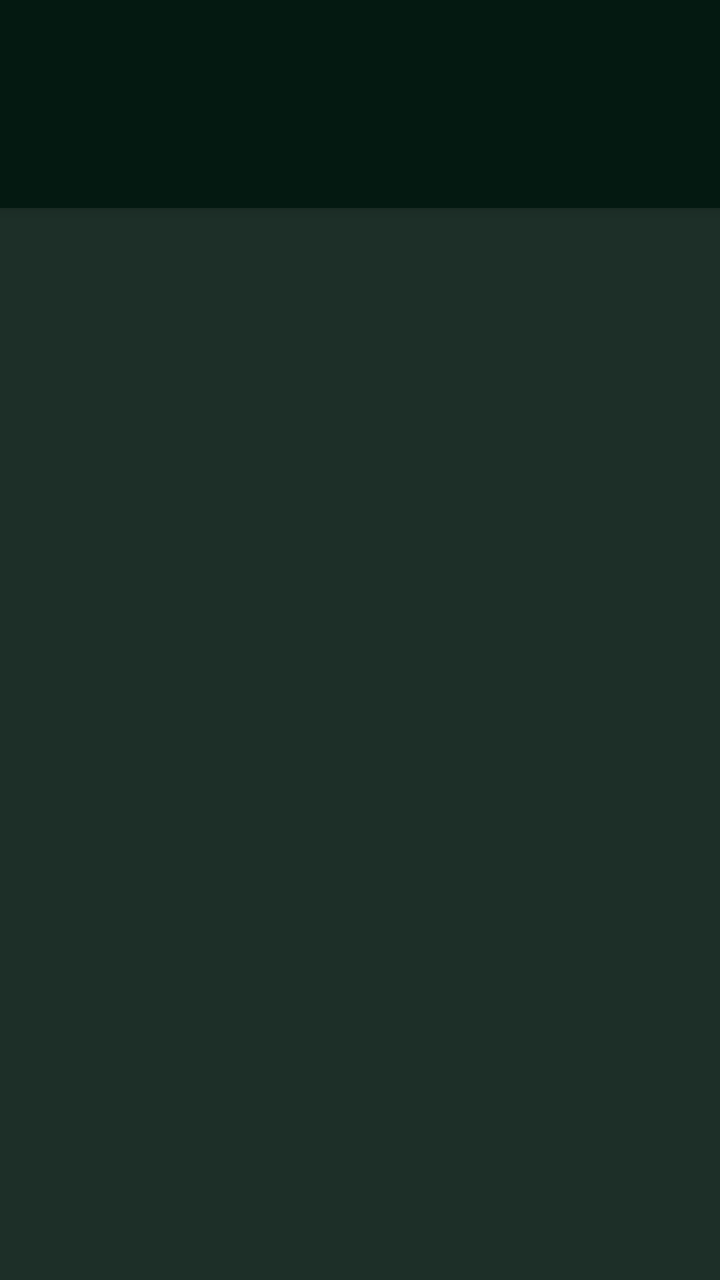
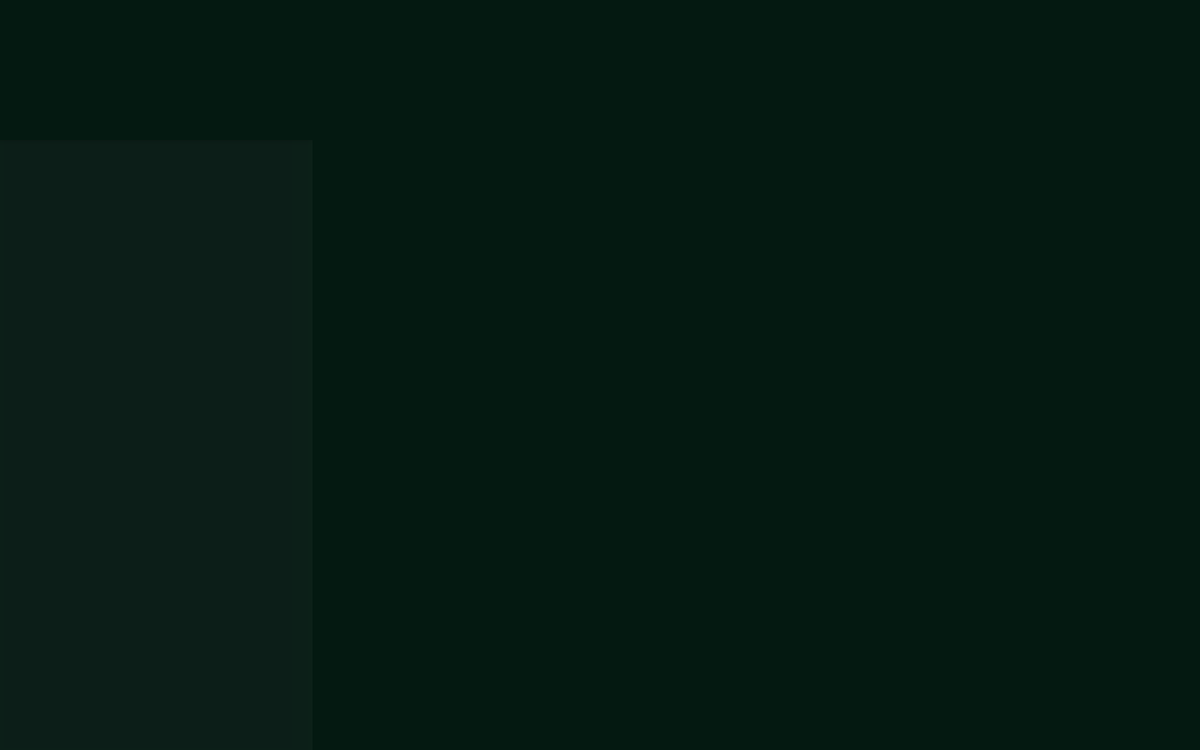

First picture: res/layout/ on a phone held upright. Second picture: the repository's own variant of that layout, on a device whose configuration matches the variant's folder. Source for both follows.
<!-- AndroidManifest.xml: activity theme AppTheme.NoActionBar -->
<!-- res/layout/activity_main.xml -->
<?xml version="1.0" encoding="utf-8"?>
<android.support.design.widget.CoordinatorLayout xmlns:android="http://schemas.android.com/apk/res/android"
    xmlns:app="http://schemas.android.com/apk/res-auto"
    xmlns:tools="http://schemas.android.com/tools"
    android:id="@+id/main_content"
    android:layout_width="match_parent"
    android:layout_height="match_parent"
    android:fitsSystemWindows="true"
    android:background="#1d2f28"
    tools:context="com.example.hp.popmovies.MainActivity">

    <android.support.design.widget.AppBarLayout
        android:id="@+id/appbar"
        android:layout_width="match_parent"
        android:layout_height="wrap_content"
        android:theme="@style/AppTheme.AppBarOverlay">

        <android.support.v7.widget.Toolbar
            android:id="@+id/toolbar"
            android:layout_width="wrap_content"
            android:layout_height="?attr/actionBarSize"
            android:background="?attr/colorPrimary"
            app:popupTheme="@style/AppTheme.PopupOverlay"
            >
            <RelativeLayout
                android:layout_width="match_parent"
                android:layout_height="match_parent">
                <TextView
                    android:layout_width="wrap_content"
                    android:layout_height="match_parent"
                    android:id="@+id/app_title"
                    android:layout_centerVertical="true"
                    android:layout_marginTop="20dp"
                    android:layout_marginLeft="8dp"
                    android:textSize="20sp"
                    android:textColor="@color/colorAccent"/>
            </RelativeLayout>
        </android.support.v7.widget.Toolbar>

        <android.support.design.widget.TabLayout
            style="@style/Base.Widget.Design.TabLayout"
            android:id="@+id/tabs"
            android:layout_width="match_parent"
            android:layout_height="wrap_content"
            app:tabMode="fixed"
            app:tabGravity="fill"
           />

    </android.support.design.widget.AppBarLayout>

    <android.support.v4.view.ViewPager
        android:id="@+id/container"
        android:layout_width="match_parent"
        android:layout_height="match_parent"
        app:layout_behavior="@string/appbar_scrolling_view_behavior" />

</android.support.design.widget.CoordinatorLayout>
<!-- resources referenced by this layout -->
<resources>
  <color name="colorAccent">#FF7F50</color>
  <style name="AppTheme.AppBarOverlay" parent="ThemeOverlay.AppCompat.Dark.ActionBar" />
  <style name="AppTheme.PopupOverlay" parent="ThemeOverlay.AppCompat.Light" />
  <style name="Base.Widget.Design.TabLayout" parent="android:Widget">
          <item name="tabIndicatorColor">@color/colorAccent</item>
          <item name="tabIndicatorHeight">2dp</item>
          <item name="tabPaddingStart">0dp</item>
          <item name="tabPaddingEnd">0dp</item>
          <item name="tabBackground">?attr/selectableItemBackground</item>
          <item name="tabTextAppearance">@style/AppTheme.TextAppearance.Design.Tab</item>
          <item name="tabSelectedTextColor">?android:textColorPrimary</item>
      </style>
  <!-- from res/values-v21/ -->
  <style name="AppTheme.NoActionBar">
          <item name="windowActionBar">false</item>
          <item name="windowNoTitle">true</item>
          <item name="android:windowDrawsSystemBarBackgrounds">true</item>
          <item name="colorPrimary">@color/colorPrimary</item>
          <item name="colorPrimaryDark">@color/colorPrimaryDark</item>
          <item name="colorAccent">@color/colorAccent</item>
          <item name="android:statusBarColor">@color/colorPrimaryDark</item>
      </style>
  <style name="AppTheme.TextAppearance.Design.Tab" parent="TextAppearance.AppCompat.Button">
          <item name="android:textColor">?android:textColorSecondary</item>
          <item name="textAllCaps">false</item>
      </style>
  <color name="colorPrimary">#041911</color>
  <color name="colorPrimaryDark">#00160D</color>
</resources>
<!-- res/layout-w900dp/activity_main.xml (the repository's variant of the layout above) -->
<!-- drawn on a 7-inch tablet turned sideways -->
<?xml version="1.0" encoding="utf-8"?>
<LinearLayout xmlns:android="http://schemas.android.com/apk/res/android"
    xmlns:tools="http://schemas.android.com/tools"
    android:orientation="horizontal" android:layout_width="match_parent"
    android:layout_height="match_parent"
    android:fitsSystemWindows="true"
    android:background="@color/colorPrimary"
    tools:context="com.example.hp.popmovies.MainActivity">
    <android.support.design.widget.CoordinatorLayout xmlns:android="http://schemas.android.com/apk/res/android"
        xmlns:app="http://schemas.android.com/apk/res-auto"
        android:layout_width="250dp"
        android:layout_height="match_parent"
        android:id="@+id/main_content"
        android:background="#551d2f28"
        android:elevation="10dp"
        >

        <android.support.design.widget.AppBarLayout
            android:id="@+id/appbar"
            android:layout_width="match_parent"
            android:layout_height="wrap_content"
            android:theme="@style/AppTheme.AppBarOverlay">

            <android.support.v7.widget.Toolbar
                android:id="@+id/toolbar"
                android:layout_width="wrap_content"
                android:layout_height="?attr/actionBarSize"
                android:background="?attr/colorPrimary"
                app:popupTheme="@style/AppTheme.PopupOverlay"
                >
                <RelativeLayout
                    android:layout_width="match_parent"
                    android:layout_height="match_parent">
                    <TextView
                        android:layout_width="wrap_content"
                        android:layout_height="match_parent"
                        android:id="@+id/app_title"
                        android:layout_centerVertical="true"
                        android:layout_marginTop="20dp"
                        android:layout_marginLeft="8dp"
                        android:textSize="20sp"
                        android:textColor="@color/colorAccent"/>
                </RelativeLayout>
            </android.support.v7.widget.Toolbar>

            <android.support.design.widget.TabLayout
                style="@style/Base.Widget.Design.TabLayout"
                android:id="@+id/tabs"
                android:layout_width="match_parent"
                android:layout_height="wrap_content"
                app:tabMode="fixed"
                app:tabGravity="fill"
                />

        </android.support.design.widget.AppBarLayout>

        <android.support.v4.view.ViewPager
            android:id="@+id/container"
            android:layout_width="match_parent"
            android:layout_height="match_parent"
            app:layout_behavior="@string/appbar_scrolling_view_behavior" />

    </android.support.design.widget.CoordinatorLayout>

    <FrameLayout
        android:id="@+id/movie_detail_container"
        android:layout_width="0dp"
        android:layout_height="match_parent"
        android:layout_weight="3" />

</LinearLayout>
<!-- resources referenced by the variant -->
<!-- as a 7-inch tablet turned sideways resolves them -->
<resources>
  <color name="colorAccent">#FF7F50</color>
  <color name="colorPrimary">#041911</color>
  <style name="AppTheme.AppBarOverlay" parent="ThemeOverlay.AppCompat.Dark.ActionBar" />
  <style name="AppTheme.PopupOverlay" parent="ThemeOverlay.AppCompat.Light" />
  <style name="Base.Widget.Design.TabLayout" parent="android:Widget">
          <item name="tabIndicatorColor">@color/colorAccent</item>
          <item name="tabIndicatorHeight">2dp</item>
          <item name="tabPaddingStart">0dp</item>
          <item name="tabPaddingEnd">0dp</item>
          <item name="tabBackground">?attr/selectableItemBackground</item>
          <item name="tabTextAppearance">@style/AppTheme.TextAppearance.Design.Tab</item>
          <item name="tabSelectedTextColor">?android:textColorPrimary</item>
      </style>
  <!-- from res/values-v21/ -->
  <style name="AppTheme.NoActionBar">
          <item name="windowActionBar">false</item>
          <item name="windowNoTitle">true</item>
          <item name="android:windowDrawsSystemBarBackgrounds">true</item>
          <item name="colorPrimary">@color/colorPrimary</item>
          <item name="colorPrimaryDark">@color/colorPrimaryDark</item>
          <item name="colorAccent">@color/colorAccent</item>
          <item name="android:statusBarColor">@color/colorPrimaryDark</item>
      </style>
  <style name="AppTheme.TextAppearance.Design.Tab" parent="TextAppearance.AppCompat.Button">
          <item name="android:textColor">?android:textColorSecondary</item>
          <item name="textAllCaps">false</item>
      </style>
  <color name="colorPrimaryDark">#00160D</color>
</resources>
